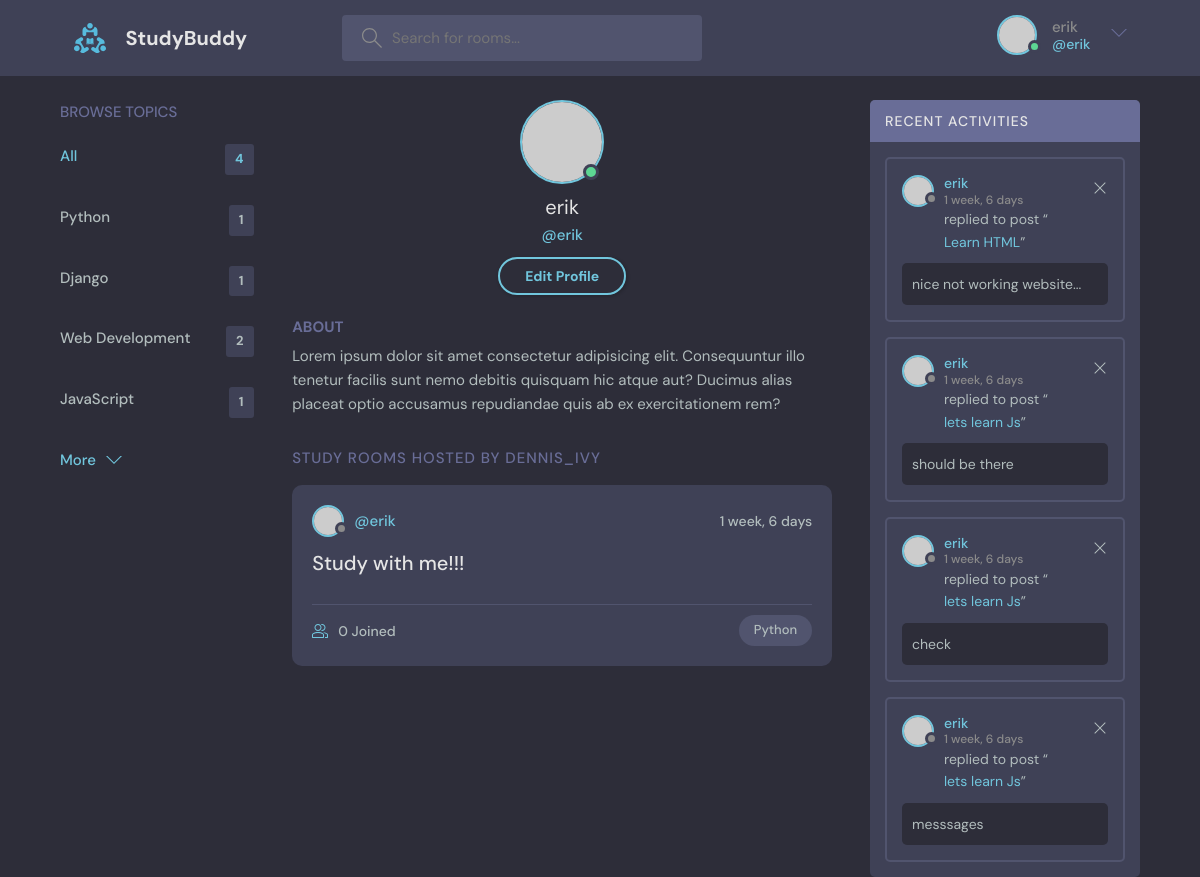
The page /profile/3 (signed in) on the database as committed earlier.
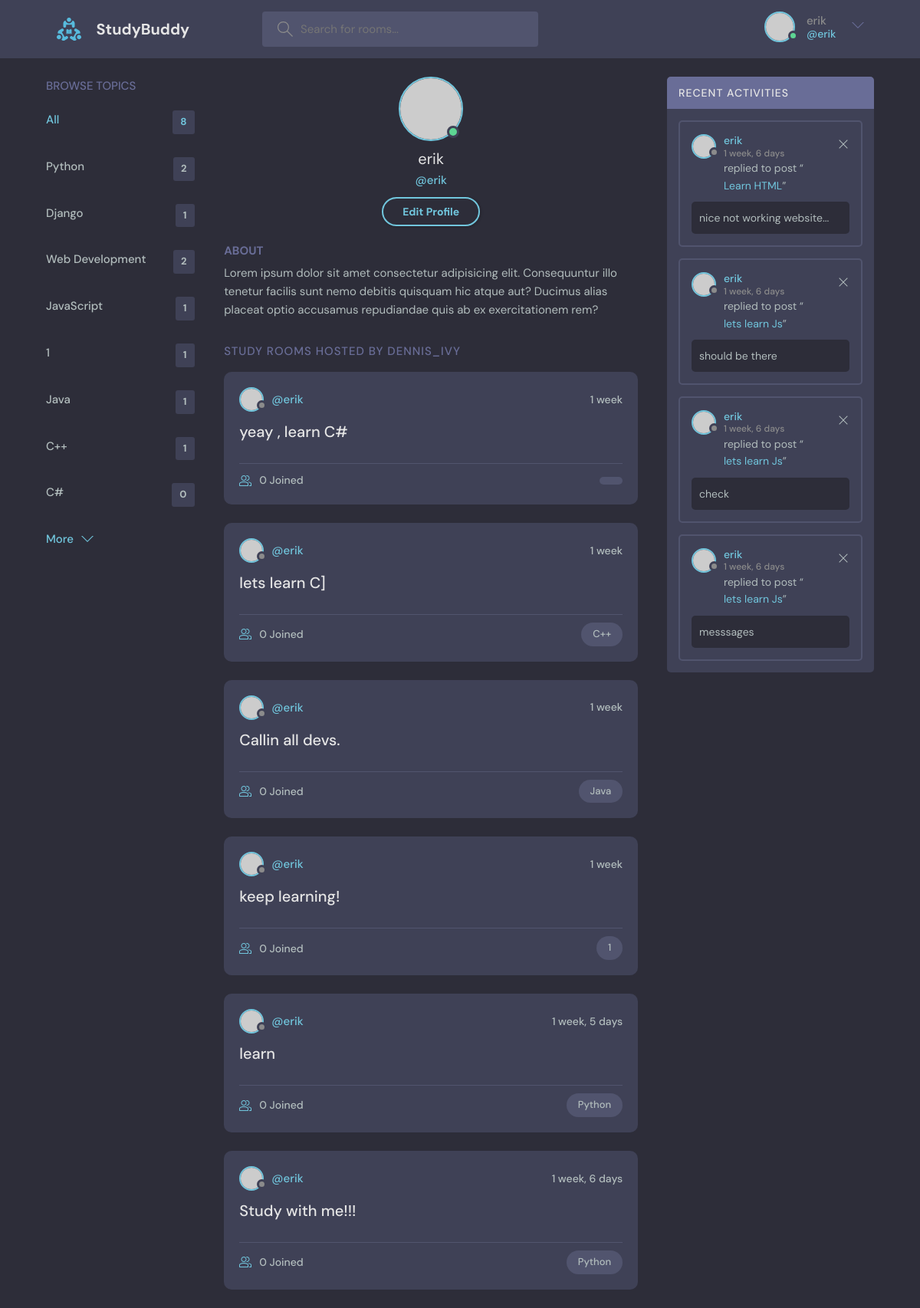
The same page on the database as committed later.
### base/models.py (models this page shows, shortened)
class Topic(models.Model):
    name = models.CharField(max_length = 200)

class Room(models.Model):
    host = models.ForeignKey(User,on_delete = models.SET_NULL, null = True)
    topic = models.ForeignKey(Topic, on_delete = models.SET_NULL, null = True) # when on delete is NULL so null = True should be written
    name = models.CharField(max_length=200) #null= False is default, not allowed Null
    description = models.TextField(null = True, blank = True, max_length = 3000) # allowed Null in column
    participants = models.ManyToManyField(User, related_name='participants', blank = True)
    updated = models.DateTimeField(auto_now = True) #takes every save
    created = models.DateTimeField(auto_now_add = True) #takes when it s created
    class Meta:
        ordering = ['-updated','-created']
    def __str__(self):
        return self.name #in order to see name from db

class Message(models.Model):
    user = models.ForeignKey(User, on_delete = models.CASCADE) #from built in User table
    room = models.ForeignKey(Room, on_delete = models.CASCADE) #models.SET_NULL room deleted-messages will be NULL connected, models.CASCADE room deleted-messages deleted
    body = models.TextField(max_length= 3000)
    updated = models.DateTimeField(auto_now = True) #takes every save
    created = models.DateTimeField(auto_now_add = True) #takes when it s created
    def __str__(self):
        return self.body[0:50]
    class Meta:
        ordering = ['-updated','-created']

### base/views.py (the view)
# urls.py: path('profile/<str:pk>',views.userProfile, name = 'user-profile'),
@login_required
def userProfile(request, pk):
    user = User.objects.get(id = pk)
    rooms = user.room_set.all()
    room_messages = user.message_set.all()
    topics = Topic.objects.all()
    context = {'user':user, 'rooms':rooms,
               'room_messages':room_messages, 'topics':topics}
    return render(request, 'base/profile.html', context)

### base/templates/base/profile.html
{% extends 'main.html'%}
{%block content%}
  <main class="profile-page layout layout--3">
    <div class="container">
        {%include 'base/topics_component.html'%}
      <div class="roomList">
        <div class="profile">
          <div class="profile__avatar">
            <div class="avatar avatar--large active">
              <img src="https://randomuser.me/api/portraits/men/11.jpg" />
            </div>
          </div>
          <div class="profile__info">
            <h3>{{user.username}}</h3>
            <p>@{{user.username}}</p>
            {%if request.user == user%}
            <a href="{% url 'update-user'%}" class="btn btn--main btn--pill">Edit Profile</a>
            {%endif%}
          </div>
          <div class="profile__about">
            <h3>About</h3>
            <p>
              Lorem ipsum dolor sit amet consectetur adipisicing elit. Consequuntur illo tenetur
              facilis sunt nemo debitis quisquam hic atque aut? Ducimus alias placeat optio
              accusamus repudiandae quis ab ex exercitationem rem?
            </p>
          </div>
        </div>
        <div class="roomList__header">
          <div>
            <h2>Study Rooms Hosted by dennis_ivy</a>
            </h2>
          </div>
        </div>
        {% include 'base/feed_component.html'%}
      </div>
      {% include 'base/activity_component.html' %}
    </div>
  </main>
{% endblock %}

### templates/main.html (shortened to what this page needs)
<!DOCTYPE html>
{% load static %}
<html lang="en">
  <head>
    <link rel="stylesheet" href="{%static 'styles/style.css'%}" />
  </head>
  <body>
    {% include "navbar.html" %}
    {% block content %}
    {% endblock %}
  </body>
</html>

### templates/navbar.html (shortened to what this page needs)
{%load static%}
<!DOCTYPE html>
<html lang="en">
<head>
</head>
<body>
    <header class="header header--loggedIn">
        <div class="container">
          <a href="{% url 'home'%}" class="header__logo">
            <img src="{%static 'images/logo.svg'%}" />
            <h1>StudyBuddy</h1>
          </a>
          <form class="header__search" method = "GET" action = "{%url 'home'%}">
            <label>
              <input name = 'q' placeholder="Search for rooms..." />
            </label>
          </form>
          <nav class="header__menu">
            {% if request.user.is_authenticated%}
            <div class="header__user">
              <a href="{% url 'update-user'%}">
                <div class="avatar avatar--medium active">
                  <img src="https://randomuser.me/api/portraits/men/37.jpg" />
                </div>
                <p>{{request.user.username}} <span>@{{request.user.username}}</span></p>
              </a>
              <button class="dropdown-button">
                <svg version="1.1" xmlns="http://www.w3.org/2000/svg" width="32" height="32" viewBox="0 0 32 32">
                  <title>chevron-down</title>
                  <path d="M16 21l-13-13h-3l16 16 16-16h-3l-13 13z"></path>
                </svg>
              </button>
            </div>
            {%else%}
             <a href="{% url 'login' %}">
                <img src="{%static 'images/avatar.svg'%}" />
              <p>Login</p>
            </a>
            {% endif %}
          </nav>
        </div>
      </header>
</body>
</html>

### base/templates/base/topics_component.html
<div class="topics">
    <div class="topics__header">
      <h2>Browse Topics</h2>
    </div>
    <ul class="topics__list">
      <li>
        <a href="{% url 'home' %}" class="active">All <span>{{topics.count}}</span></a>
      </li>
      {% for topic in topics %}
      <li>
        <a href = "{% url 'home' %}?q={{topic.name}}" >{{topic.name}} <span>{{topic.room_set.all.count}}</span></a>
      </li>
      {% endfor %}
    </ul>
    <a class="btn btn--link" href="{%url 'topics'%}">
      More
      <svg version="1.1" xmlns="http://www.w3.org/2000/svg" width="32" height="32" viewBox="0 0 32 32">
        <title>chevron-down</title>
        <path d="M16 21l-13-13h-3l16 16 16-16h-3l-13 13z"></path>
      </svg>
    </a>
  </div>

### base/templates/base/feed_component.html (shortened to what this page needs)
{% for room in rooms%}
<div class="roomListRoom">
    <div class="roomListRoom__header">
      <a href="{%url 'user-profile' room.host.id%}" class="roomListRoom__author">
        <div class="avatar avatar--small">
          <img src="https://randomuser.me/api/portraits/women/11.jpg" />
        </div>
        <span>@{{room.host.username}}</span>
      </a>
      <div class="roomListRoom__actions">
        <span>{{room.created|timesince}}</span>
      </div>
    </div>
    <div class="roomListRoom__content">
      <a href = "{% url 'room' room.id %}">{{room.name}}</a>
    </div>
    <div class="roomListRoom__meta">
      <a href="{% url 'room' room.id %}" class="roomListRoom__joined">
        {{room.participants.all.count}} Joined
      </a>
      <p class="roomListRoom__topic">{{room.topic.name}}</p>
    </div>
  </div>
{% endfor %}

### base/templates/base/activity_component.html
<div class="activities">
    <div class="activities__header">
      <h2>Recent Activities</h2>
    </div>
    {%for message in room_messages%}
    <div class="activities__box">
      <div class="activities__boxHeader roomListRoom__header">
        <a href=" {%url 'user-profile' message.user.id %}" class="roomListRoom__author">
          <div class="avatar avatar--small">
            <img src="https://randomuser.me/api/portraits/women/11.jpg" />
          </div>
          <p>
            {{message.user}}
            <span>{{message.created|timesince}}</span>
          </p>
        </a>
        {% if request.user == message.user %}
        <div class="roomListRoom__actions">
          <a href = "{% url 'delete-message' message.id%}">
            <svg version="1.1" xmlns="http://www.w3.org/2000/svg" width="32" height="32" viewBox="0 0 32 32">
              <title>remove</title>
              <path
                d="M27.314 6.019l-1.333-1.333-9.98 9.981-9.981-9.981-1.333 1.333 9.981 9.981-9.981 9.98 1.333 1.333 9.981-9.98 9.98 9.98 1.333-1.333-9.98-9.98 9.98-9.981z"
              ></path>
            </svg>
          </a>
        </div>
        {%endif%}
    </div>
      <div class="activities__boxContent">
        <p>replied to post “<a href="{% url 'room' message.room.id%}">{{message.room}}</a>”</p>
        <div class="activities__boxRoomContent">
          {{message.body}}
        </div>
      </div>
    </div>
    {%endfor%}
</div>

Rows that differ between the two databases and show on the page:
computed for Topic "Python": room_set.all.count "1" → "2"
added Topic: name "1", room_set.all.count "1"
added Topic: name "Java", room_set.all.count "1"
added Topic: name "C++", room_set.all.count "1"
added Topic: name "C#", room_set.all.count "0"
added Room: host.username "erik", created "1 week", name "yeay , learn C#", participants.all.count "0"
added Room: host.username "erik", created "1 week", name "lets learn C]", participants.all.count "0", topic.name "C++"
added Room: host.username "erik", created "1 week", name "Callin all devs.", participants.all.count "0", topic.name "Java"
added Room: host.username "erik", created "1 week", name "keep learning!", participants.all.count "0", topic.name "1"
added Room: host.username "erik", created "1 week, 5 days", name "learn", participants.all.count "0", topic.name "Python"
Other text that changed with them:
{{ topics.count }}: "4" → "8"
